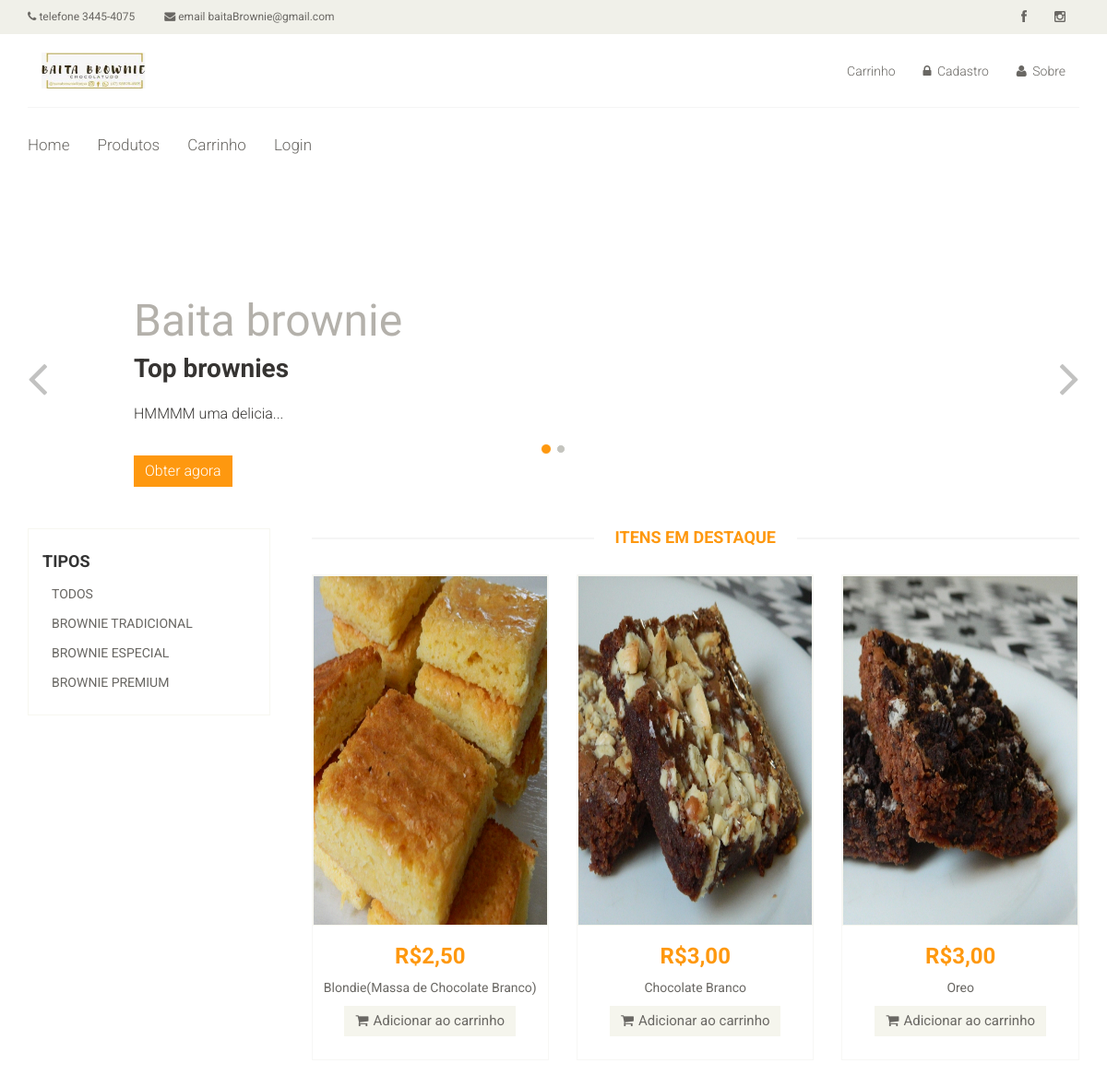
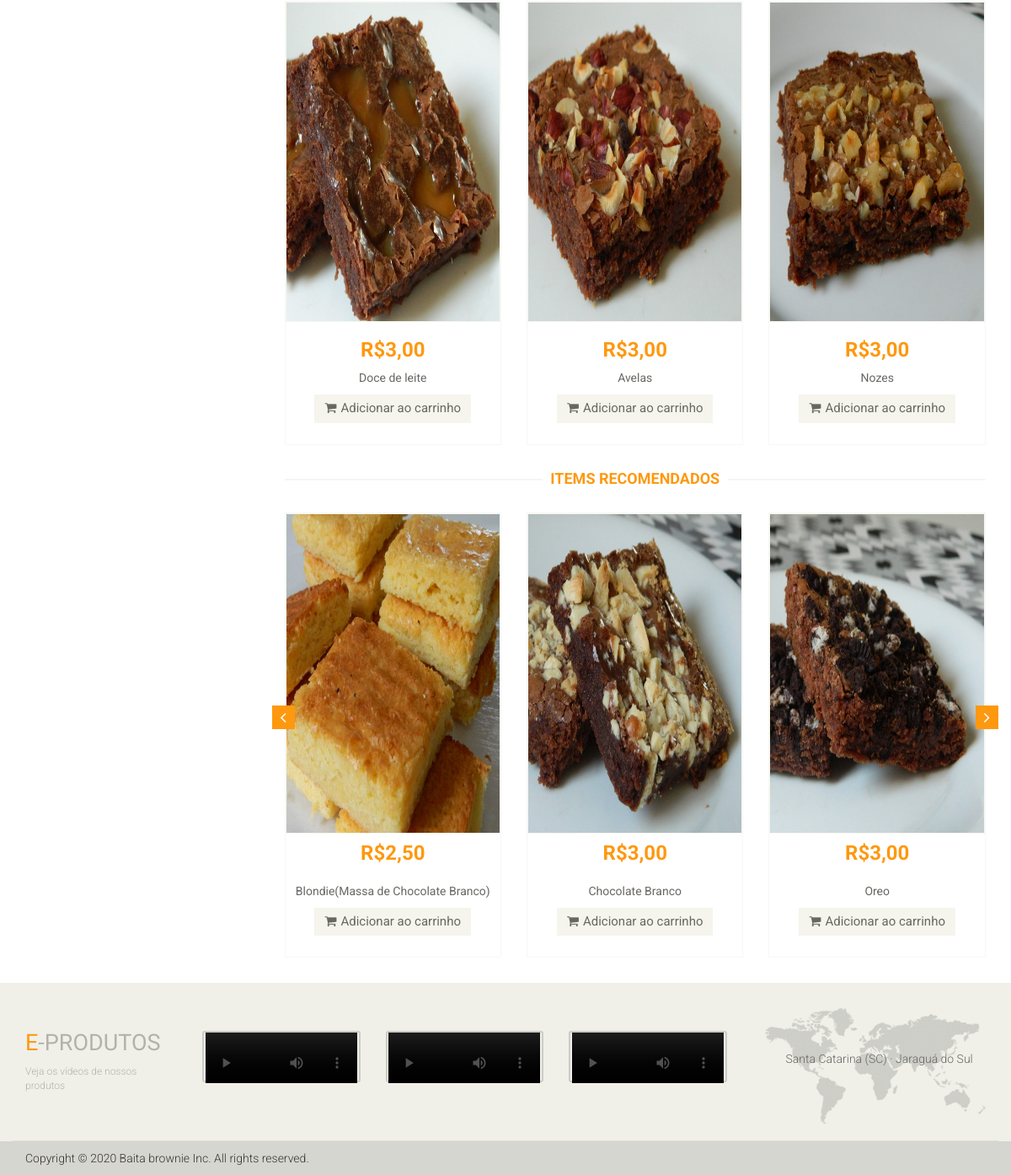
The page / on the database its author committed (2 pictures, top to bottom).
### tables this page shows
CREATE TABLE `produtos` (
  `id` int(11) NOT NULL,
  `nome` varchar(255) NOT NULL,
  `preco` decimal(10,2) NOT NULL,
  `image` varchar(255) DEFAULT '',
  `descricao` varchar(500) DEFAULT '',
  `id_categoria` int(12) NOT NULL,
  `quantidade` int(20) NOT NULL DEFAULT 10
);

### functions/produtos.php (called while the page is built, shortened)
<?php
function getProdutos($pdo){
	$sql = "SELECT * FROM produtos ";
	$stmt = $pdo->prepare($sql);
	$stmt->execute();
	return $stmt->fetchAll(PDO::FETCH_ASSOC);
}
function getLastProducts($pdo){
	$sql = "SELECT * FROM produtos order by id DESC ";
	$stmt = $pdo->prepare($sql);
	$stmt->execute();
	return $stmt->fetchAll(PDO::FETCH_ASSOC);
}
?>

### dashboard/function.php (called while the page is built, shortened)
<?php
function get_image_name($imageid)
{
	include('db.php');
	$statement = $connection->prepare("SELECT image FROM produtos WHERE id = '$imageid'");
	$statement->execute();
	$result = $statement->fetchAll();
	foreach($result as $row)
	{
		return $row["image"];
	}
}
?>

### index.php (the view, shortened to what this page needs)
<?php
	require_once "functions/produtos.php";
	require_once "dashboard/function.php";
	$pdoConnection = require_once "connection.php";
	$products = getProdutos($pdoConnection);
	$contador = 0;
	$contador1 = 0;
	$last_products = getLastProducts($pdoConnection);
?>
<!DOCTYPE html>
<html lang="en">
<head>
    <link href="css/bootstrap.min.css" rel="stylesheet">
    <link href="css/font-awesome.min.css" rel="stylesheet">
    <link href="css/prettyPhoto.css" rel="stylesheet">
    <link href="css/price-range.css" rel="stylesheet">
    <link href="css/animate.css" rel="stylesheet">
	<link href="css/main.css" rel="stylesheet">
	<link href="css/responsive.css" rel="stylesheet">
</head>
<body>
	<header id="header">
		<div class="header_top">
			<div class="container">
				<div class="row">
					<div class="col-sm-6">
						<div class="contactinfo">
							<ul class="nav nav-pills">
								<li><a href=""><i class="fa fa-phone"></i> telefone 3445-4075</a></li>
								<li><a href=""><i class="fa fa-envelope"></i> email baitaBrownie@gmail.com</a></li>
							</ul>
						</div>
					</div>
					<div class="col-sm-6">
						<div class="social-icons pull-right">
							<ul class="nav navbar-nav">
								<li><a href="https://pt-br.facebook.com/pg/baitabrowniefloripa/posts/"><i class="fa fa-facebook"></i></a></li>
								<li><a href="https://www.instagram.com/baitabrowniefloripa/"><i class="fa fa-instagram"></i></a></li>
							</ul>
						</div>
					</div>
				</div>
			</div>
		</div>
		<div class="header-middle">
			<div class="container">
				<div class="row">
					<div class="col-md-4 clearfix">
						<div class="logo pull-left">
							<a href="index.php"><img src="images/home/logo.png" alt="" /></a>
						</div>
					</div>
					<div class="col-md-8 clearfix">
						<div class="shop-menu clearfix pull-right">
							<ul class="nav navbar-nav">
								<?php if (isset($_SESSION['name']) ): ?>
									<li><a href="carrinho.php">Carrinho</a></li>
								<?php else :?>
									<li><a href="login.php">Carrinho</a></li>
								<?php endif;?>
								<?php if(!isset($_SESSION['name'])): ?>
									<li><a href="login.php"><i class="fa fa-lock"></i> Cadastro</li>
								<?php endif?>
								<li><a href="sobre.php"><i class="fa fa-user"></i> Sobre</a></li>
							</ul>
						</div>
					</div>
				</div>
			</div>
		</div>
		<div class="header-bottom">
			<div class="container">
				<div class="row">
					<div class="col-sm-9">
						<div class="mainmenu pull-left">
							<ul class="nav navbar-nav collapse navbar-collapse">
								<li><a href="index.php">Home</a></li>
								<li><a href="shop.php">Produtos</a></li>
								<?php if (isset($_SESSION['name']) ): ?>
									<li><a href="carrinho.php">Carrinho</a></li>
								<?php else :?>
									<li><a href="login.php">Carrinho</a></li>
								<?php endif;?>
								<?php if(!isset($_SESSION['name'])): ?>
									<li><a href="login.php">Login</a></li>
								<?php endif?>
							</ul>
						</div>
					</div>
				</div>
			</div>
		</div>
	</header>
	<section id="slider">
		<div class="container">
			<div class="row">
				<div class="col-sm-12">
					<div id="slider-carousel" class="carousel slide" data-ride="carousel">
						<ol class="carousel-indicators">
							<li data-target="#slider-carousel" data-slide-to="0" class="active"></li>
							<li data-target="#slider-carousel" data-slide-to="1"></li>
						</ol>
						<div class="carousel-inner">
							<div class="item active">
								<div class="col-sm-6">
									<h1>Baita brownie</h1>
									<h2>Top brownies</h2>
									<p>HMMMM uma delicia... </p>
									<a type="button" href="shop.php" class="btn btn-default get">Obter agora</a>
								</div>
								<div class="col-sm-6">
								</div>
							</div>
						</div>
						<a href="#slider-carousel" class="left control-carousel hidden-xs" data-slide="prev">
							<i class="fa fa-angle-left"></i>
						</a>
						<a href="#slider-carousel" class="right control-carousel hidden-xs" data-slide="next">
							<i class="fa fa-angle-right"></i>
						</a>
					</div>
				</div>
			</div>
		</div>
	</section>
	<section>
		<div class="container">
			<div class="row">
				<div class="col-sm-3">
					<div class="left-sidebar">
						<div class="brands_products">
							<div class="brands-name">
								<ul class="nav nav-pills nav-stacked">
									<div class="container">
										<h4><b>TIPOS</b></h4>
									</div>
									<li><a href="shop.php"> <span class="pull-right"></span>Todos</a></li>
									<li><a href="shop.php?acao=filterCategoria&filtroCat=1"> <span class="pull-right"></span>Brownie Tradicional</a></li>
									<li><a href="shop.php?acao=filterCategoria&filtroCat=2"> <span class="pull-right"></span>Brownie Especial</a></li>
									<li><a href="shop.php?acao=filterCategoria&filtroCat=3"> <span class="pull-right"></span>Brownie Premium</a></li>
								</ul>
							</div>
						</div>
					</div>
				</div>
				<div class="col-sm-9 padding-right">
					<div class="features_items">
						<h2 class="title text-center">ITENS EM DESTAQUE</h2>
						<?php foreach($products as $product) : ?>
							<div class="col-sm-4">
								<div class="product-image-wrapper" >
									<div class="single-products " >
										<div class="productinfo text-center" >
											<?php
												$image = get_image_name($product['id']);
											?>
											<div class="view-product">
												<a href="product-details.php?acao=add&id=<?php echo $product['id']?>"> <img src= "upload/<?php echo $image?>" style="cursor: pointer" /> </a>
											</div>
											<h2>R$<?php echo number_format($product['preco'], 2, ',', '.')?></h2>
											<p><?php echo $product['nome']?></p>
											<?php if(isset($_SESSION['name'])): ?>
												<a class="btn btn-default add-to-cart" href="carrinho.php?acao=add&id=<?php echo $product['id']?>"> <i class="fa fa-shopping-cart"></i>Adicionar ao carrinho</a>
											<?php else: ?>
												<a class="btn btn-default add-to-cart" href="login.php"> <i class="fa fa-shopping-cart"></i>Adicionar ao carrinho</a>
											<?php endif?>
										</div>
									</div>
								</div>
							</div>
						<?php $contador++?>
						<?php if($contador==6): break?>
						<?php endif?>
						<?php endforeach;?>
					</div>
					<div class="recommended_items">
						<h2 class="title text-center">items recomendados</h2>
						<div id="recommended-item-carousel" class="carousel slide" data-ride="carousel">
							<div class="carousel-inner">
								<div class="item active">
									<?php foreach($products as $product) : ?>
										<div class="col-sm-4">
											<div class="product-image-wrapper">
												<div class="single-products">
													<div class="productinfo text-center">
													<?php
														$image = get_image_name($product['id']);
													?>
													<div class="view-product">
														<a href="product-details.php?acao=add&id=<?php echo $product['id']?>"> <img src= "upload/<?php echo $image?>" style="cursor: pointer" /> </a>
													</div>
														<h2>R$<?php echo number_format($product['preco'], 2, ',', '.')?></h2>
														<p><?php echo $product['nome']?></p>
														<?php if(isset($_SESSION['name'])): ?>
															<a class="btn btn-default add-to-cart" href="carrinho.php?acao=add&id=<?php echo $product['id']?>"><i class="fa fa-shopping-cart"></i>Adicionar ao carrinho</a>
														<?php else : ?>
															<a class="btn btn-default add-to-cart" href="login.php"> <i class="fa fa-shopping-cart"></i>Adicionar ao carrinho</a>
														<?php endif?>
													</div>
												</div>
											</div>
										</div>
										<?php $contador1++?>
										<?php if($contador1==3): break?>
									<?php endif?>
									<?php endforeach;?>
								</div>
							</div>
							<a class="left recommended-item-control" href="#recommended-item-carousel" data-slide="prev">
								<i class="fa fa-angle-left"></i>
							</a>
							<a class="right recommended-item-control" href="#recommended-item-carousel" data-slide="next">
								<i class="fa fa-angle-right"></i>
							</a>
						</div>
					</div>
				</div>
			</div>
		</div>
	</section>
	<footer id="footer">
		<div class="footer-top">
			<div class="container">
				<div class="row">
					<div class="col-sm-2">
						<div class="companyinfo">
							<h2><span>e</span>-Produtos</h2>
							<p>Veja os vídeos de nossos produtos</p>
						</div>
					</div>
					<div class="col-sm-7">
						<div class="col-sm-4">
							<div class="video-gallery text-center">
								<a>
									<div class="iframe-img">
										<video width="180" height="60" controls>
											<source src="video/video_1.mp4" type="video/mp4">
										</video>
									</div>
								</a>
							</div>
						</div>
						<div class="col-sm-4">
							<div class="video-gallery text-center">
								<a>
									<div class="iframe-img">
										<video width="180" height="60" controls>
											<source src="video/video_2.mov" type="video/mp4">
										</video>
									</div>
								</a>
							</div>
						</div>
						<div class="col-sm-4">
							<div class="video-gallery text-center">
								<a>
									<div class="iframe-img">
										<video width="180" height="60" controls>
											<source src="video/video_3.mov" type="video/mp4">
										</video>
									</div>
								</a>
							</div>
						</div>
					</div>
					<div class="col-sm-3 ">
						<div class="address">
							<img src="images/home/map.png" alt="" />
							<p> Santa Catarina (SC) · Jaraguá do Sul</p>
						</div>
					</div>
				</div>
			</div>
		</div>
		<div class="footer-bottom">
			<div class="container">
				<div class="row">
					<p class="pull-left">Copyright © 2020 Baita brownie Inc. All rights reserved.</p>
				</div>
			</div>
		</div>
	</footer>
</body>
</html>

### rows shown on the page
produtos: id+image (picture), preco "2,50", nome "Blondie(Massa de Chocolate Branco)", shows a picture
produtos: id+image (picture), preco "3,00", nome "Chocolate Branco", shows a picture
produtos: id+image (picture), preco "3,00", nome "Oreo", shows a picture
produtos: id+image (picture), preco "3,00", nome "Doce de leite"
produtos: id+image (picture), preco "3,00", nome "Avelas"
produtos: id+image (picture), preco "3,00", nome "Nozes"
